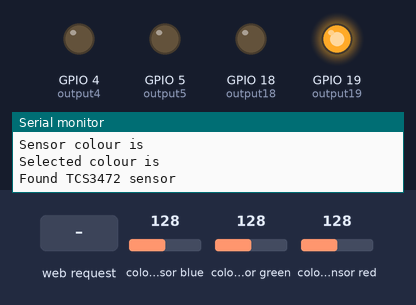
The sketch below on a simulated ESP32. Parts: output pins drawn as LEDs (lit = HIGH), the last lines printed to the serial monitor. The inputs (shaded band) are chosen by the test bench; at power-on: colour sensor blue 128, colour sensor green 128, colour sensor red 128. WiFi joins after 1.5 s; servers stay silent unless stated.

Above: at 2.7 s.
2.8 s: HTTP request GET /5/SELECT received
At 4.4 s:
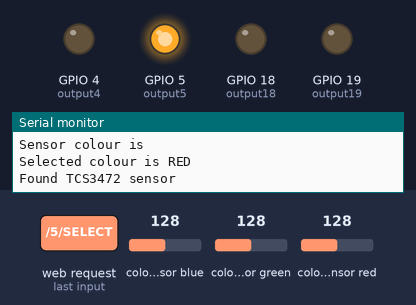
5.2 s: HTTP request GET /4/SELECT received
At 6.5 s:
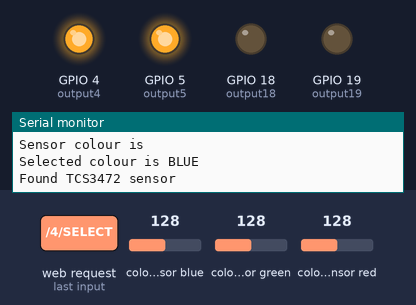
6.8 s: colour sensor blue set to 132
At 8.4 s:
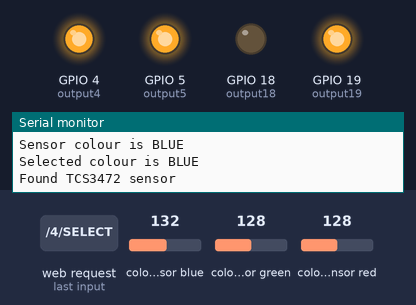
9.0 s: HTTP request GET /5/NOT_SELECT received
At 9.5 s:
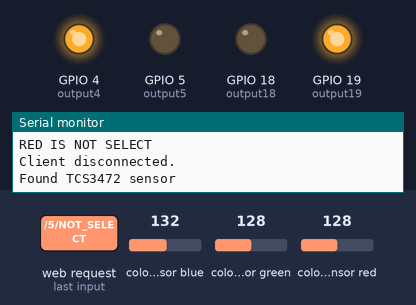
10.7 s: colour sensor green set to 136
At 12.5 s:
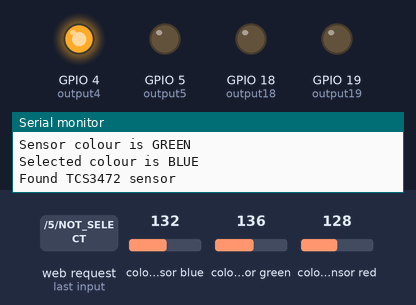
12.9 s: HTTP request GET /18/SELECT received
At 14.7 s:
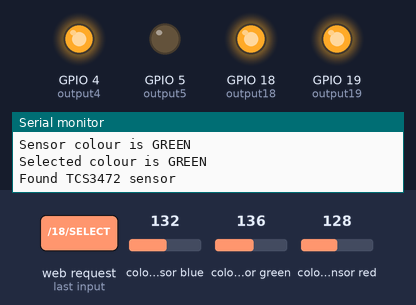
Timing chart, 0 to 16.1 s (numbered marks = the images above; inputs shaded):
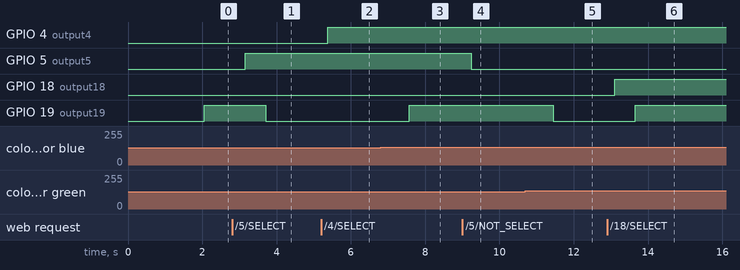

Measured:
- the behaviour switches between 128 and 129 on colour sensor blue (found by bisection; images 2 and 3)
- the behaviour switches between 132 and 133 on colour sensor green (found by bisection; images 4 and 5)
- after the input at 2.8 s, GPIO 5 (output5): LOW → HIGH after 0.36 s; GPIO 19 (output19): HIGH → LOW after 0.91 s
- after the input at 5.2 s, GPIO 4 (output4): LOW → HIGH after 0.17 s
- after the input at 6.8 s, GPIO 19 (output19): LOW → HIGH after 0.78 s
- after the input at 9.0 s, GPIO 5 (output5): HIGH → LOW after 0.24 s
- after the input at 10.7 s, GPIO 19 (output19): HIGH → LOW after 0.74 s
- after the input at 12.9 s, GPIO 18 (output18): LOW → HIGH after 0.20 s; GPIO 19 (output19): LOW → HIGH after 0.76 s

The sketch:

finally_he_he.ino
```cpp
#include <WiFi.h>
#include <Wire.h>
#include <Adafruit_TCS34725.h>

Adafruit_TCS34725 tcs = Adafruit_TCS34725(TCS34725_INTEGRATIONTIME_50MS, TCS34725_GAIN_4X);

const char* ssid = "Dialog 4G 609";
const char* password = "H3RM2MEHF9L";

WiFiServer server(80);
String header;

String output5State = "NOT SELECT";
String output4State = "NOT SELECT";
String output18State = "NOT SELECT";
String selected_colour = "";
String sensor_colour = "";
int selected_count = 0;
const int output5 = 5;
const int output4 = 4;
const int output18 = 18;
const int output19 = 19;

void setup() {
  Serial.begin(115200);

  pinMode(output5, OUTPUT);
  pinMode(output4, OUTPUT);
  pinMode(output18, OUTPUT);
  pinMode(output19, OUTPUT);

  digitalWrite(output5, LOW);
  digitalWrite(output4, LOW);
  digitalWrite(output18, LOW);
  digitalWrite(output19, LOW);

  Serial.print("Connecting to ");
  Serial.println(ssid);
  WiFi.begin(ssid, password);
  while (WiFi.status() != WL_CONNECTED) {
    delay(500);
    Serial.print(".");
  }
  Serial.println("");
  Serial.println("WiFi connected.");
  Serial.println("IP address: ");
  Serial.println(WiFi.localIP());
  server.begin();
}

void loop(){
  WiFiClient client = server.available();

  if (client) {
    Serial.println("New Client.");
    String currentLine = "";
    while (client.connected()) {
      if (client.available()) {
        char c = client.read();
        Serial.write(c);
        header += c;
        if (c == '\n') {

          if (currentLine.length() == 0) {
            client.println("HTTP/1.1 200 OK");
            client.println("Content-type:text/html");
            client.println("Connection: close");
            client.println();

            if (header.indexOf("GET /5/SELECT") >= 0) {
              Serial.println("RED IS SELECTED");
              output5State = "IS_SELECT";
              selected_colour = "RED";
              digitalWrite(output5, HIGH);
            } else if (header.indexOf("GET /5/NOT_SELECT") >= 0) {
              Serial.println("RED IS NOT SELECT");
              output5State = "NOT_SELECT";
              digitalWrite(output5, LOW);
            } else if (header.indexOf("GET /4/SELECT") >= 0) {
              Serial.println("BLUE IS SELECTED");
              output4State = "IS_SELECT";
              selected_colour = "BLUE";
              digitalWrite(output4, HIGH);
            } else if (header.indexOf("GET /4/NOT_SELECT") >= 0) {
              Serial.println("BLUE IS NOT SELECTED");
              output4State = "NOT_SELECT";
              digitalWrite(output4, LOW);
            } else if (header.indexOf("GET /18/SELECT") >= 0) {
              Serial.println("GREEN SELECTED");
              output18State = "IS_SELECT";
              selected_colour = "GREEN";
              digitalWrite(output18, HIGH);
            } else if (header.indexOf("GET /18/NOT_SELECT") >= 0) {
              Serial.println("GREEN IS NOT SELECTED");
              output18State = "NOT_SELECT";
              digitalWrite(output18, LOW);
            }

            selected_count = selected_colour.length();


            client.println("<!DOCTYPE html><html>");
            client.println("<head><meta name=\"viewport\" content=\"width=device-width, initial-scale=1\">");
            client.println("<link rel=\"icon\" href=\"data:,\">");

            client.println("<style>html { font-family: Helvetica; display: inline-block; margin: 0px auto; text-align: center;}");
//            client.println(".button { background-color: #4CAF50; border: none; color: white; padding: 16px 40px;");
 //           client.println("text-decoration: none; font-size: 30px; margin: 2px; cursor: pointer;}");
 //           client.println(".button2 {background-color: #555555;}</style></head>");
            client.println(".button-blue {background-color: #3498db; color: #fff; border: none; padding: 20px 50px; font-size: 30px; margin: 2px; cursor: pointer;}");
            client.println(".button-red {background-color: #e74c3c; color: #fff; border: none; padding: 20px 50px; font-size: 30px; margin: 2px; cursor: pointer;}");
            client.println(".button-green {background-color: #27ae60; color: #fff; border: none; padding: 20px 50px; font-size: 30px; margin: 2px; cursor: pointer;}");
            client.println("</style></head>");

            client.println("<body><h1>What is you need?...</h1>");

            client.println("<p>RED " + output5State + "</p>");
            if (output5State=="IS_SELECT") {
              client.println("<p><a href=\"/5/NOT_SELECT\"><button class=\"button-red\">SELECTED</button></a></p>");
            } else {
              client.println("<p><a href=\"/5/SELECT\"><button class=\"button-red\">CLICK HERE</button></a></p>");
            }

            client.println("<p>BLUE " + output4State + "</p>");
            if (output4State=="IS_SELECT") {
              client.println("<p><a href=\"/4/NOT_SELECT\"><button class=\"button-blue\">SELECTED</button></a></p>");
            } else {
              client.println("<p><a href=\"/4/SELECT\"><button class=\"button-blue\">CLICK HERE</button></a></p>");
            }

            client.println("<p>GREEN " + output18State + "</p>");
            if (output18State=="IS_SELECT") {
              client.println("<p><a href=\"/18/NOT_SELECT\"><button class=\"button-green\">SELECTED</button></a></p>");
            } else {
              client.println("<p><a href=\"/18/SELECT\"><button class=\"button-green\">CLICK HERE</button></a></p>");
            }

            client.println("</body></html>");

            client.println();
            break;
          } else {
            currentLine = "";
          }
        } else if (c != '\r') {
          currentLine += c;
        }
      }
    }
    header = "";
    client.stop();
    Serial.println("Client disconnected.");
    Serial.println("");

  }

    if (tcs.begin()) {
    Serial.println("Found TCS3472 sensor");
  } else {
    Serial.println("No TCS3472 sensor found");
    while (1);
  }

  uint16_t r, g, b, c;
  tcs.getRawData(&r, &g, &b, &c);

  //Serial.print("R: "); Serial.print(r);
  //Serial.print(" G: "); Serial.print(g);
  //Serial.print(" B: "); Serial.print(b);
  //Serial.print(" C: "); Serial.println(c);
  delay(500);

  if (r<200 && b<200 && g<200){
    //digitalWrite(blue, LOW);
    //digitalWrite(red, LOW);
    //digitalWrite(green, LOW);
    sensor_colour = "";
  }

  else if (r > b && g < r) {
    //digitalWrite(red, HIGH);
    sensor_colour = "RED";
  }

  else if (b > g && r < b) {
    //digitalWrite(blue, HIGH);
    sensor_colour = "BLUE";
  }
  else if (g>r && g>b){
   // digitalWrite(green, HIGH);
    sensor_colour = "GREEN";
  }

  Serial.println("Sensor colour is " + sensor_colour);
  Serial.println("Selected colour is " + selected_colour);

  if (sensor_colour==selected_colour){

    digitalWrite(output19, HIGH);
  }
  else{
    digitalWrite(output19, LOW);
  }


}
```
